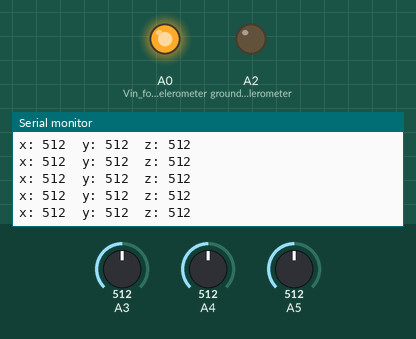
The sketch below on a simulated Arduino Uno, built with avr-gcc and run on an emulated ATmega328P. On the bench: output pins drawn as LEDs (lit = HIGH), the last lines printed to the serial monitor. The test bench sets the inputs (shaded band); at power-on: A3 = 512, A4 = 512, A5 = 512.

Above: at 1.2 s.
1.3 s: A3 set to 108
At 2.2 s:
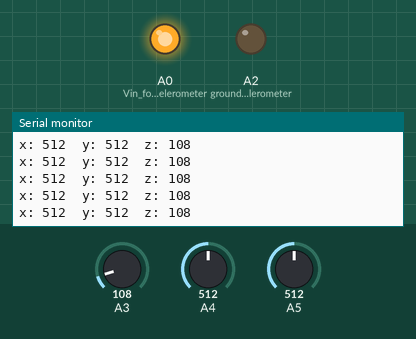
2.8 s: A3 set to 92
At 3.4 s:
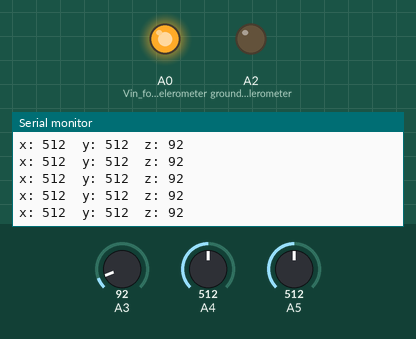
5.8 s: A4 set to 110
At 6.8 s:
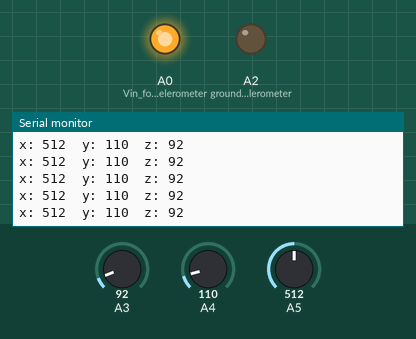
7.3 s: A4 set to 93
At 8.3 s:
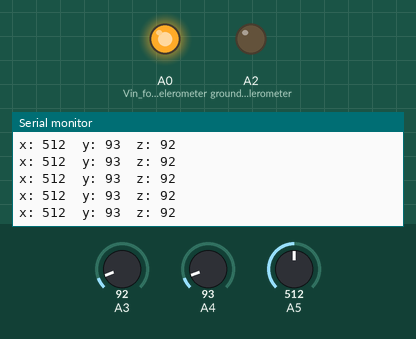
10.3 s: A5 set to 109
At 10.8 s:
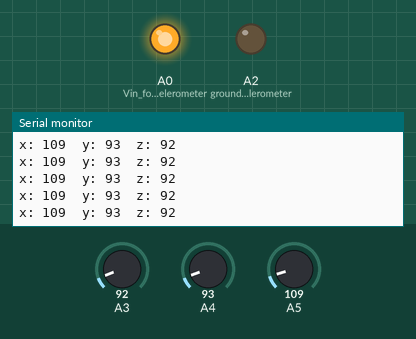
11.8 s: A5 set to 89
At 12.3 s:
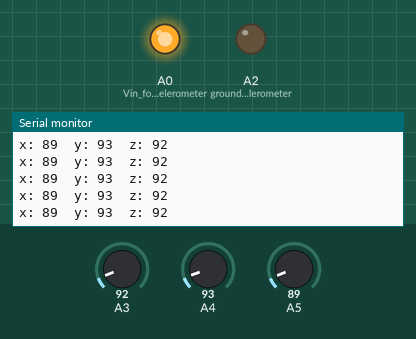
Timing chart, 0 to 14.8 s (numbered marks = the images above; inputs shaded):
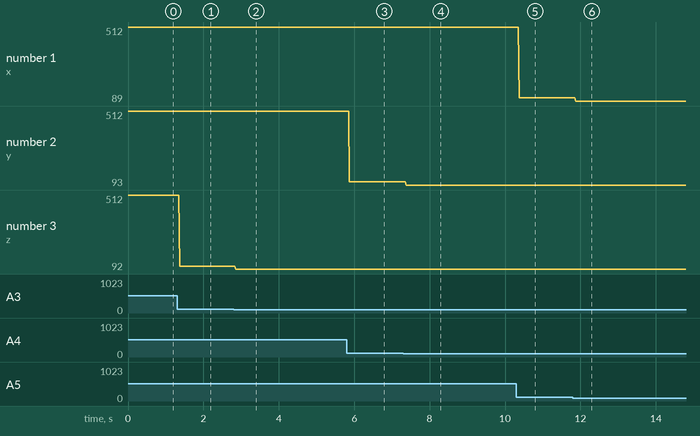

Measured:
- after the input at 1.3 s, the serial monitor: prints a new line after 0.07 s (image 1)
- after the input at 2.8 s, the serial monitor: prints a new line after 0.06 s (image 2)
- after the input at 5.8 s, the serial monitor: prints a new line after 0.07 s (image 3)
- after the input at 7.3 s, the serial monitor: prints a new line after 0.08 s (image 4)
- after the input at 10.3 s, the serial monitor: prints a new line after 0.08 s (image 5)
- after the input at 11.8 s, the serial monitor: prints a new line after 0.07 s (image 6)
- plotted number 1: 512 → 109 after the input at 10.3 s, 109 → 89 after the input at 11.8 s
- plotted number 2: 512 → 110 after the input at 5.8 s, 110 → 93 after the input at 7.3 s

The sketch:

AccelerometerADXL335.ino
```cpp
/*
ADXL335 Accelerometer

 This example reads an ADXL335 accelerometer (Adafruit breakout board model)
 and prints either the analogRead value from each axis.

 Circuit:
 * ADXL335 attached to pins A0 - A5 as follows:
 ** Vin: A0
 ** GND: A2
 ** X axis: A5
 ** Y Axis: A4
 ** z Axis:  A3

 created 18 Aug 2013
 by Tom Igoe

 */

void setup() {
  pinMode(A0, OUTPUT);     // Vin for accelerometer
  pinMode(A2, OUTPUT);     // ground for accelerometer
  digitalWrite(A0, HIGH);  // make A0 a voltage supply for the accelerometer
  digitalWrite(A2, LOW);   // make A2 ground for the accelerometer
  Serial.begin(9600);
}

void loop() {
  int xAxis = analogRead(A5);  // Xout pin of accelerometer
  Serial.print("x: ");
  Serial.print(xAxis);

  int yAxis = analogRead(A4);  // Yout pin of accelerometer
  Serial.print("\ty: ");
  Serial.print(yAxis);

  int zAxis = analogRead(A3);  // Zout pin of accelerometer
  Serial.print("\tz: ");
  Serial.println(zAxis);
}
```
